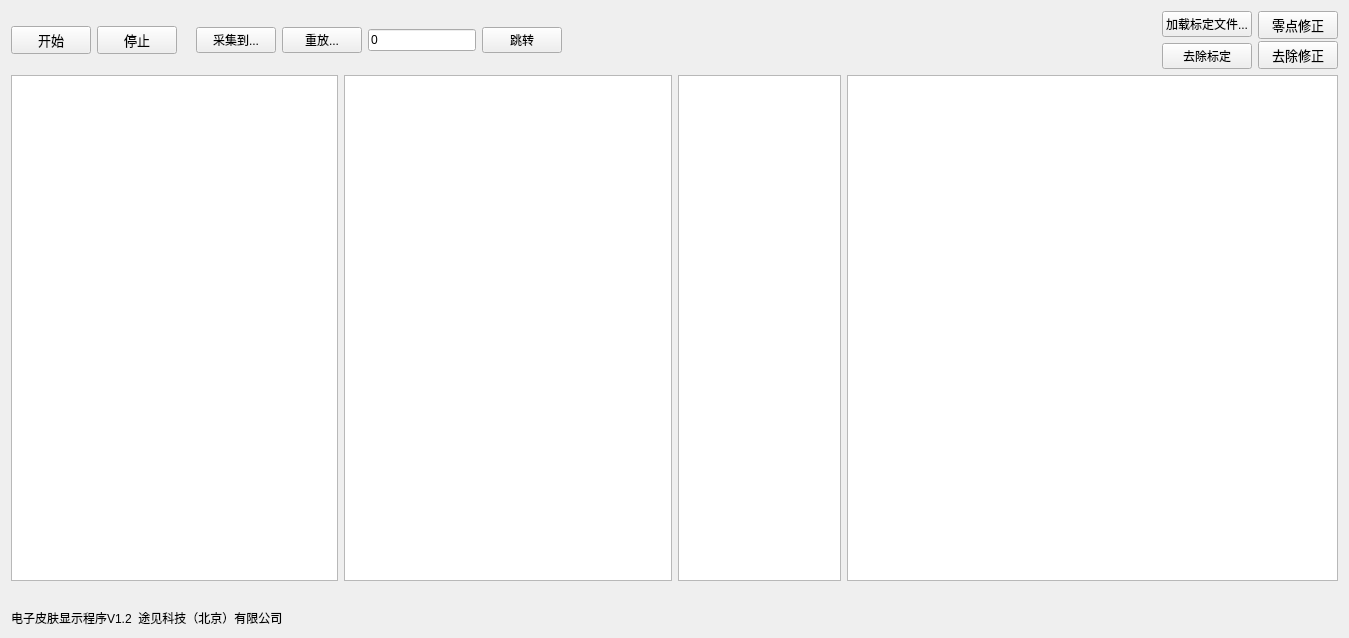
<?xml version="1.0" encoding="UTF-8"?>
<ui version="4.0">
 <class>Form</class>
 <widget class="QWidget" name="Form">
  <property name="geometry">
   <rect>
    <x>0</x>
    <y>0</y>
    <width>1349</width>
    <height>638</height>
   </rect>
  </property>
  <property name="windowTitle">
   <string>Form</string>
  </property>
  <layout class="QGridLayout" name="gridLayout">
   <item row="0" column="0">
    <layout class="QHBoxLayout" name="horizontalLayout_3">
     <item>
      <widget class="QPushButton" name="button_start">
       <property name="font">
        <font>
         <family>Arial</family>
         <pointsize>10</pointsize>
        </font>
       </property>
       <property name="text">
        <string>开始</string>
       </property>
      </widget>
     </item>
     <item>
      <widget class="QPushButton" name="button_stop">
       <property name="font">
        <font>
         <family>Arial</family>
         <pointsize>10</pointsize>
        </font>
       </property>
       <property name="text">
        <string>停止</string>
       </property>
      </widget>
     </item>
     <item>
      <spacer name="horizontalSpacer">
       <property name="orientation">
        <enum>Qt::Horizontal</enum>
       </property>
       <property name="sizeType">
        <enum>QSizePolicy::Fixed</enum>
       </property>
       <property name="sizeHint" stdset="0">
        <size>
         <width>13</width>
         <height>20</height>
        </size>
       </property>
      </spacer>
     </item>
     <item>
      <widget class="QPushButton" name="button_save_to">
       <property name="text">
        <string>采集到...</string>
       </property>
      </widget>
     </item>
     <item>
      <widget class="QPushButton" name="button_replay">
       <property name="text">
        <string>重放...</string>
       </property>
      </widget>
     </item>
     <item>
      <widget class="QLineEdit" name="replay_time">
       <property name="sizePolicy">
        <sizepolicy hsizetype="Fixed" vsizetype="Fixed">
         <horstretch>0</horstretch>
         <verstretch>0</verstretch>
        </sizepolicy>
       </property>
       <property name="baseSize">
        <size>
         <width>0</width>
         <height>0</height>
        </size>
       </property>
       <property name="text">
        <string>0</string>
       </property>
      </widget>
     </item>
     <item>
      <widget class="QPushButton" name="button_replay_goto">
       <property name="text">
        <string>跳转</string>
       </property>
      </widget>
     </item>
     <item>
      <spacer name="horizontalSpacer_3">
       <property name="orientation">
        <enum>Qt::Horizontal</enum>
       </property>
       <property name="sizeHint" stdset="0">
        <size>
         <width>188</width>
         <height>20</height>
        </size>
       </property>
      </spacer>
     </item>
     <item>
      <layout class="QVBoxLayout" name="verticalLayout_2">
       <item>
        <widget class="QPushButton" name="button_load_calibration">
         <property name="text">
          <string>加载标定文件...</string>
         </property>
        </widget>
       </item>
       <item>
        <widget class="QPushButton" name="button_exit_calibration">
         <property name="text">
          <string>去除标定</string>
         </property>
        </widget>
       </item>
      </layout>
     </item>
     <item>
      <layout class="QVBoxLayout" name="verticalLayout_6">
       <property name="spacing">
        <number>2</number>
       </property>
       <item>
        <widget class="QPushButton" name="button_set_zero">
         <property name="font">
          <font>
           <family>Arial</family>
           <pointsize>10</pointsize>
          </font>
         </property>
         <property name="text">
          <string>零点修正</string>
         </property>
        </widget>
       </item>
       <item>
        <widget class="QPushButton" name="button_abandon_zero">
         <property name="font">
          <font>
           <family>Arial</family>
           <pointsize>10</pointsize>
          </font>
         </property>
         <property name="text">
          <string>去除修正</string>
         </property>
        </widget>
       </item>
      </layout>
     </item>
    </layout>
   </item>
   <item row="1" column="0">
    <layout class="QHBoxLayout" name="horizontalLayout" stretch="2,2,1,3">
     <item>
      <widget class="GraphicsLayoutWidget" name="fig_image_0">
       <property name="sizePolicy">
        <sizepolicy hsizetype="Expanding" vsizetype="Expanding">
         <horstretch>0</horstretch>
         <verstretch>0</verstretch>
        </sizepolicy>
       </property>
       <property name="font">
        <font>
         <family>SimSun-ExtB</family>
         <pointsize>16</pointsize>
        </font>
       </property>
      </widget>
     </item>
     <item>
      <widget class="GraphicsLayoutWidget" name="fig_image_1">
       <property name="sizePolicy">
        <sizepolicy hsizetype="Expanding" vsizetype="Expanding">
         <horstretch>0</horstretch>
         <verstretch>0</verstretch>
        </sizepolicy>
       </property>
       <property name="font">
        <font>
         <family>SimSun-ExtB</family>
         <pointsize>16</pointsize>
        </font>
       </property>
      </widget>
     </item>
     <item>
      <widget class="GraphicsLayoutWidget" name="fig_image_2">
       <property name="sizePolicy">
        <sizepolicy hsizetype="Expanding" vsizetype="Expanding">
         <horstretch>0</horstretch>
         <verstretch>0</verstretch>
        </sizepolicy>
       </property>
       <property name="font">
        <font>
         <family>SimSun-ExtB</family>
         <pointsize>16</pointsize>
        </font>
       </property>
      </widget>
     </item>
     <item>
      <widget class="GraphicsLayoutWidget" name="fig_lines">
       <property name="sizePolicy">
        <sizepolicy hsizetype="Expanding" vsizetype="Expanding">
         <horstretch>0</horstretch>
         <verstretch>0</verstretch>
        </sizepolicy>
       </property>
       <property name="font">
        <font>
         <family>SimSun-ExtB</family>
         <pointsize>16</pointsize>
        </font>
       </property>
      </widget>
     </item>
    </layout>
   </item>
   <item row="2" column="0">
    <layout class="QHBoxLayout" name="horizontalLayout_2">
     <item>
      <layout class="QVBoxLayout" name="verticalLayout">
       <item>
        <widget class="QLabel" name="label_output">
         <property name="text">
          <string/>
         </property>
        </widget>
       </item>
       <item>
        <widget class="QLabel" name="label_fixed">
         <property name="text">
          <string>电子皮肤显示程序V1.2  途见科技（北京）有限公司</string>
         </property>
        </widget>
       </item>
      </layout>
     </item>
     <item>
      <widget class="QLabel" name="label">
       <property name="enabled">
        <bool>true</bool>
       </property>
       <property name="minimumSize">
        <size>
         <width>40</width>
         <height>40</height>
        </size>
       </property>
       <property name="maximumSize">
        <size>
         <width>40</width>
         <height>40</height>
        </size>
       </property>
       <property name="text">
        <string/>
       </property>
       <property name="pixmap">
        <pixmap>:/logo/LOGO.png</pixmap>
       </property>
       <property name="scaledContents">
        <bool>true</bool>
       </property>
      </widget>
     </item>
    </layout>
   </item>
  </layout>
 </widget>
 <customwidgets>
  <customwidget>
   <class>GraphicsLayoutWidget</class>
   <extends>QGraphicsView</extends>
   <header location="global">pyqtgraph</header>
  </customwidget>
 </customwidgets>
 <resources/>
 <connections/>
</ui>
